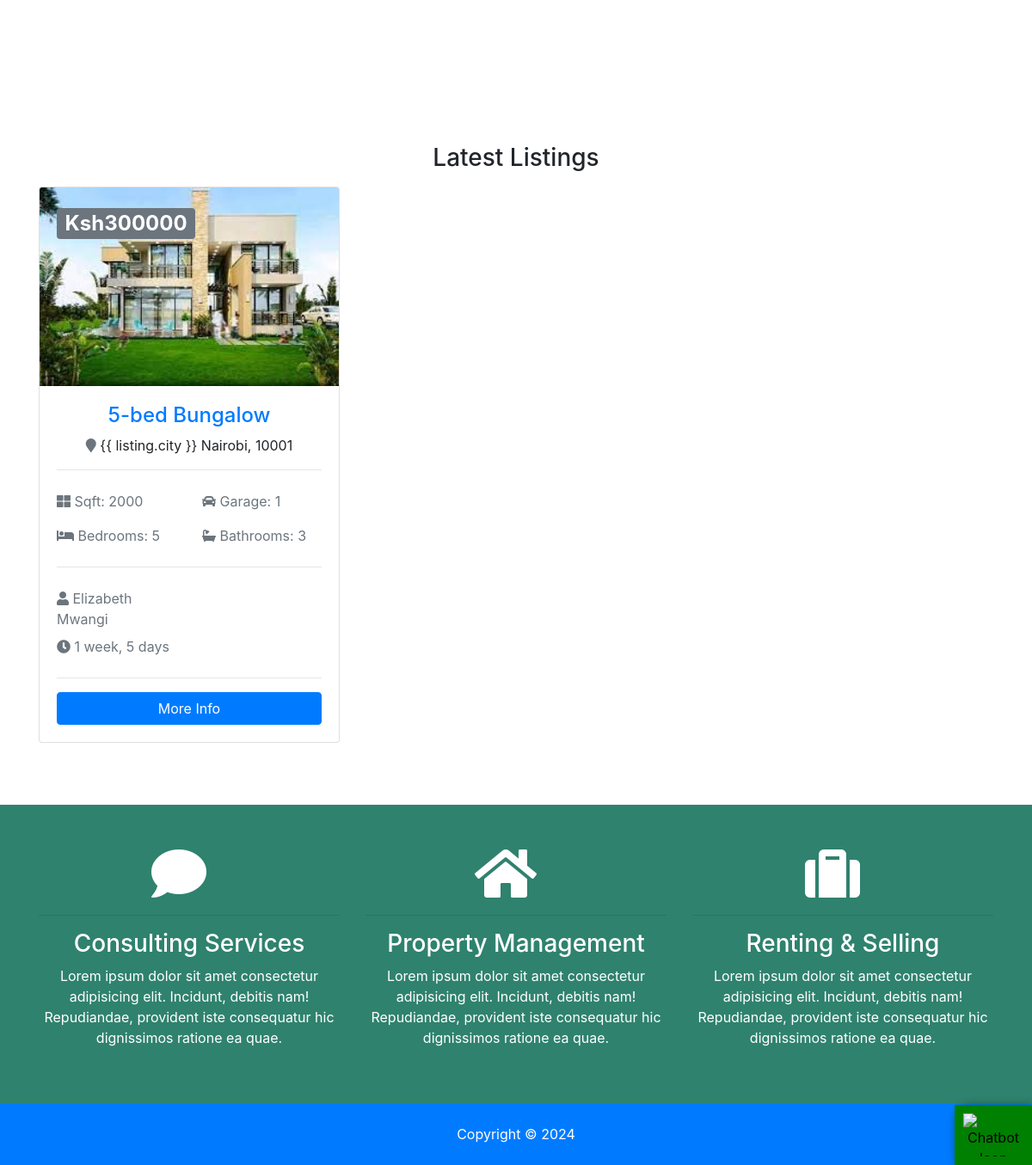
Before: / (lower part) with the older database file.
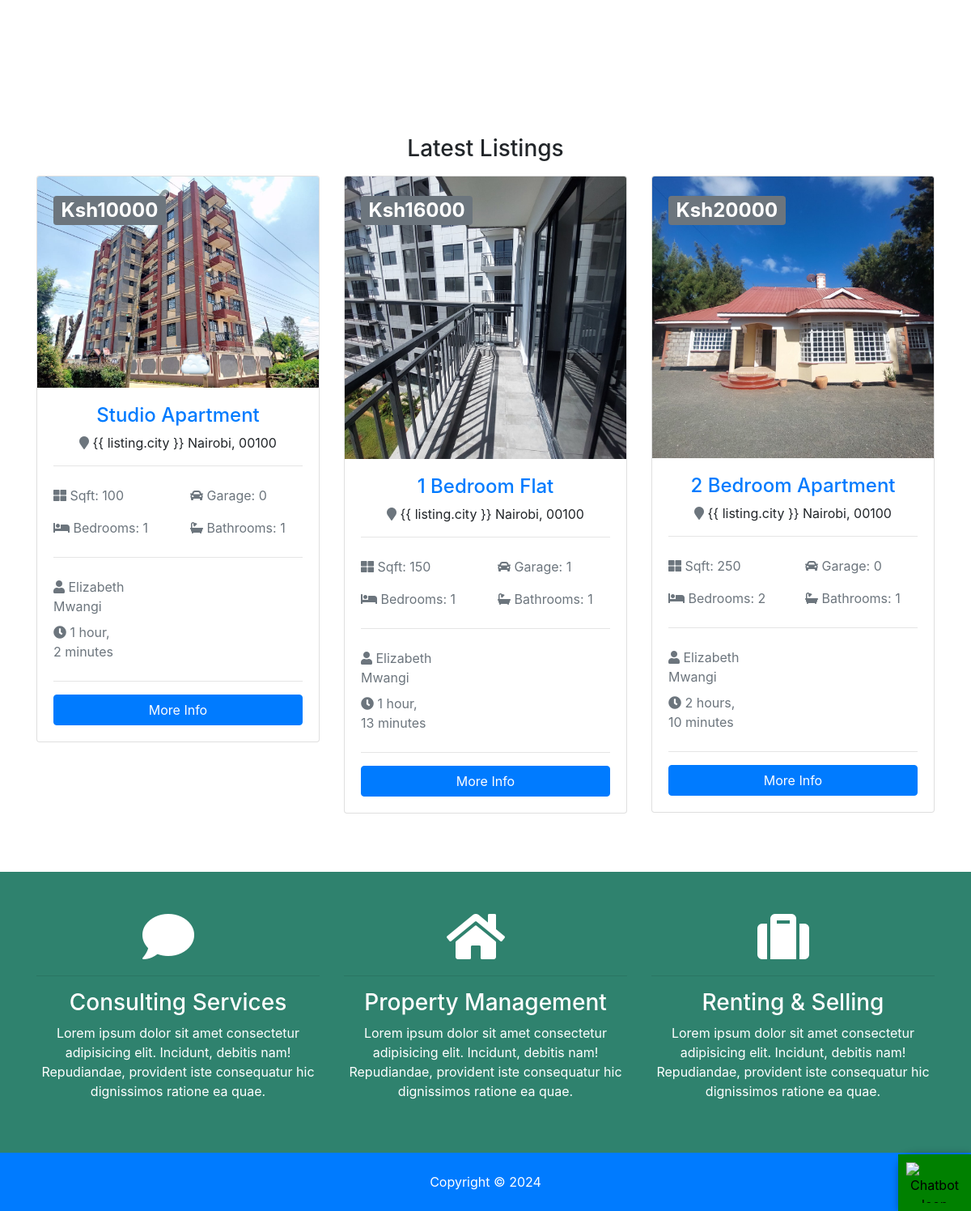
After: the same page with the newer database file.
### listing/models.py (models this page shows, shortened)
class Property(models.Model):
    realtor = models.ForeignKey(Realtor, on_delete=models.CASCADE)
    title = models.CharField(max_length=200)
    address = models.CharField(max_length=200)
    city = models.CharField(max_length=100)
    state = models.CharField(max_length=100)
    zipcode = models.CharField(max_length=20)
    description = models.TextField(blank=True)
    price = models.IntegerField()
    bedrooms = models.IntegerField()
    bathrooms = models.IntegerField()
    garage = models.IntegerField(default=0)
    sqft = models.IntegerField()
    lot_size = models.DecimalField(max_digits=5, decimal_places=1)
    thumb_nail = models.ImageField(upload_to='photos/listings/%Y-%m-%d/')
    photo_1 = models.ImageField(upload_to='photos/listings/%Y-%m-%d/', blank=True)
    photo_2 = models.ImageField(upload_to='photos/listings/%Y-%m-%d/', blank=True)
    photo_3 = models.ImageField(upload_to='photos/listings/%Y-%m-%d/', blank=True)
    photo_4 = models.ImageField(upload_to='photos/listings/%Y-%m-%d/', blank=True)
    photo_5 = models.ImageField(upload_to='photos/listings/%Y-%m-%d/', blank=True)
    photo_6 = models.ImageField(upload_to='photos/listings/%Y-%m-%d/', blank=True)
    is_published = models.BooleanField(default=True)
    list_date = models.DateTimeField(auto_now_add=True)
    class Meta:
        verbose_name = "Property"
        verbose_name_plural = "Properties"
    def get_absolute_url(self):
        return reverse("listing:listing-detail", kwargs={"id": self.id})

### listing/views.py (the view)
# urls.py: path('', HomeView.as_view(), name='home'),
class HomeView(ListView):
    model = Property
    template_name = 'site/index.html'
    context_object_name = 'listings'
    def get_queryset(self):
        return self.model.objects.order_by('-list_date').filter(is_published=True)[:3]

### templates/site/index.html (shortened to what this page needs)
{% extends 'base.html' %}
{% load static %}
{% block content %}
<section id="showcase">
</section>
<section id="listings" class="py-5">
  <div class="container">
    <h3 class="text-center mb-3">Latest Listings</h3>
    <div class="row">
      {% for listing in listings %}
      <div class="col-md-6 col-lg-4 mb-4">
        <div class="card listing-preview">
          <img class="card-img-top" src="{{ listing.thumb_nail.url }}" alt="" />
          <div class="card-img-overlay">
            <h2>
              <span class="badge badge-secondary text-white">
                Ksh{{ listing.price }}</span
              >
            </h2>
          </div>
          <div class="card-body">
            <div class="listing-heading text-center">
              <h4 class="text-primary">{{ listing.title }}</h4>
              <p>
                <i class="fas fa-map-marker text-secondary"></i> {{ listing.city
                }} {{ listing.state }}, {{ listing.zipcode }}
              </p>
            </div>
            <hr />
            <div class="row py-2 text-secondary">
              <div class="col-6">
                <i class="fas fa-th-large"></i> Sqft: {{ listing.sqft }}
              </div>
              <div class="col-6">
                <i class="fas fa-car"></i> Garage: {{ listing.garage }}
              </div>
            </div>
            <div class="row py-2 text-secondary">
              <div class="col-6">
                <i class="fas fa-bed"></i> Bedrooms: {{ listing.bedrooms }}
              </div>
              <div class="col-6">
                <i class="fas fa-bath"></i> Bathrooms: {{ listing.bathrooms }}
              </div>
            </div>
            <hr />
            <div class="row py-2 text-secondary">
              <div class="col-6"><i class="fas fa-user"></i> Elizabeth Mwangi</div>
            </div>
            <div class="row text-secondary pb-2">
              <div class="col-6">
                <i class="fas fa-clock"></i> {{ listing.list_date | timesince }}
              </div>
            </div>
            <hr />
            <a
              href="{{ listing.get_absolute_url }}"
              class="btn btn-primary btn-block"
              >More Info</a
            >
          </div>
        </div>
      </div>
      {% endfor %}
    </div>
  </div>
</section>
<section id="services" class="py-5 bg-secondary text-white">
  <div class="container">
    <div class="row text-center">
      <div class="col-md-4">
        <i class="fas fa-comment fa-4x mr-4"></i>
        <hr />
        <h3>Consulting Services</h3>
        <p>
          Lorem ipsum dolor sit amet consectetur adipisicing elit. Incidunt,
          debitis nam! Repudiandae, provident iste consequatur hic dignissimos
          ratione ea quae.
        </p>
      </div>
      <div class="col-md-4">
        <i class="fas fa-home fa-4x mr-4"></i>
        <hr />
        <h3>Property Management</h3>
        <p>
          Lorem ipsum dolor sit amet consectetur adipisicing elit. Incidunt,
          debitis nam! Repudiandae, provident iste consequatur hic dignissimos
          ratione ea quae.
        </p>
      </div>
      <div class="col-md-4">
        <i class="fas fa-suitcase fa-4x mr-4"></i>
        <hr />
        <h3>Renting & Selling</h3>
        <p>
          Lorem ipsum dolor sit amet consectetur adipisicing elit. Incidunt,
          debitis nam! Repudiandae, provident iste consequatur hic dignissimos
          ratione ea quae.
        </p>
      </div>
    </div>
  </div>
</section>
<div id="chatbot-container">
  <button id="chatbot-toggle-btn">
      <img src="{% static 'img/chatbot.png' %}" alt="Chatbot Icon" style="max-width: 70px; max-height: 50px;">
  </button>
</div>
{% endblock %}

Changed rows visible on the page:
no longer on this page (row unchanged): Property: thumb_nail (picture), price "300000", title "5-bed Bungalow", state "Nairobi", zipcode "10001", sqft "2000", garage "1", bedrooms "5", bathrooms "3", list_date "1 week, 5 days"
added Property: thumb_nail (picture), price "10000", title "Studio Apartment", state "Nairobi", zipcode "00100", sqft "100", garage "0", bedrooms "1", bathrooms "1", list_date "1 hour, 2 minutes"
added Property: thumb_nail (picture), price "16000", title "1 Bedroom Flat", state "Nairobi", zipcode "00100", sqft "150", garage "1", bedrooms "1", bathrooms "1", list_date "1 hour, 13 minutes"
added Property: thumb_nail (picture), price "20000", title "2 Bedroom Apartment", state "Nairobi", zipcode "00100", sqft "250", garage "0", bedrooms "2", bathrooms "1", list_date "2 hours, 10 minutes"
